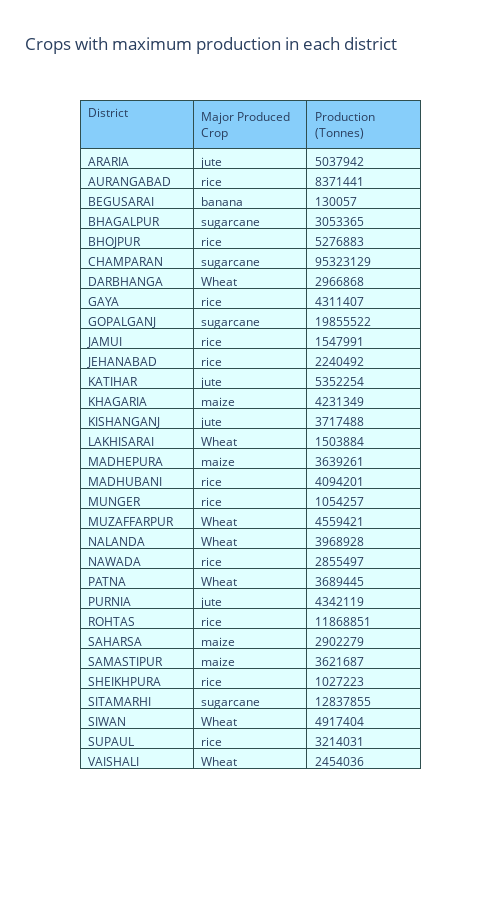

The notebook cell saved with this chart:
### Markdown cell above
#### Finding the crops with maximum production in each district

### Code cell
max_crop = df[['District','Year','CROP TYPE','Production']]
max_crop = max_crop.groupby(['District','CROP TYPE']).agg('sum').reset_index()
max_crop.drop(columns='Year',inplace=True)
idx = max_crop.groupby(['District'])['Production'].transform(max) == max_crop['Production']
max_crop=max_crop[idx]

fig = go.Figure(data=[go.Table(
    header=dict(values=['District','Major Produced Crop','Production \n (Tonnes)'],
                line_color='darkslategray',
                fill_color='lightskyblue',
                align='left'),
    cells=dict(values=[max_crop['District'],# 1st column
                    max_crop['CROP TYPE'],max_crop['Production']], # 2nd column
               line_color='darkslategray',
               fill_color='lightcyan',
               align='left'))
],)

fig.update_layout(width=500, height=900,title='Crops with maximum production in each district')
fig.show()

### Figure 1 — Plotly figure (JSON) as saved in the notebook; plotly's stock layout.template omitted (floating-point values rounded to 4 significant figures)
{"data": [{"cells": {"align": "left", "fill": {"color": "lightcyan"}, "line": {"color": "darkslategray"}, "values": [["ARARIA", "AURANGABAD", "BEGUSARAI", "BHAGALPUR", "BHOJPUR", "CHAMPARAN", "DARBHANGA", "GAYA", "GOPALGANJ", "JAMUI", "JEHANABAD", "KATIHAR", "KHAGARIA", "KISHANGANJ", "LAKHISARAI", "MADHEPURA", "MADHUBANI", "MUNGER", "MUZAFFARPUR", "NALANDA", "NAWADA", "PATNA", "PURNIA", "ROHTAS", "SAHARSA", "SAMASTIPUR", "SHEIKHPURA", "SITAMARHI", "SIWAN", "SUPAUL", "VAISHALI"], ["jute", "rice", "banana", "sugarcane", "rice", "sugarcane", "Wheat", "rice", "sugarcane", "rice", "rice", "jute", "maize", "jute", "Wheat", "maize", "rice", "rice", "Wheat", "Wheat", "rice", "Wheat", "jute", "rice", "maize", "maize", "rice", "sugarcane", "Wheat", "rice", "Wheat"], [5037942, 8371441, 130057, 3053365, 5276883, 95323129, 2966868, 4311407, 19855522, 1547991, 2240492, 5352254, 4231349, 3717488, 1503884, 3639261, 4094201, 1054257, 4559421, 3968928, 2855497, 3689445, 4342119, 11868851, 2902279, 3621687, 1027223, 12837855, 4917404, 3214031, 2454036]]}, "header": {"align": "left", "fill": {"color": "lightskyblue"}, "line": {"color": "darkslategray"}, "values": ["District", "Major Produced Crop", "Production \n (Tonnes)"]}, "type": "table"}], "layout": {"height": 900, "title": {"text": "Crops with maximum production in each district"}, "width": 500}}
